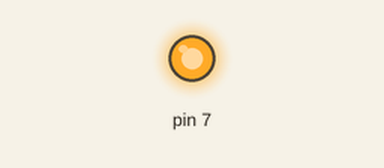
The program below on a simulated Raspberry Pi (header pin numbers). On the bench: output pins drawn as LEDs (lit = HIGH). At 10.0 s the program stops and its outputs stay as they are.

Above: at 0.1 s.
At 10.1 s:
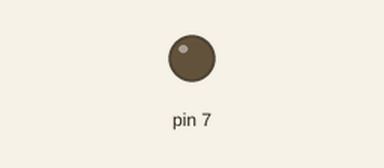
Timing chart, 0 to 11.5 s (numbered marks = the images above):
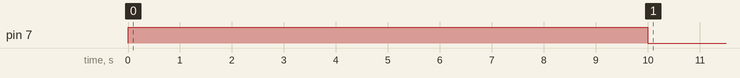

The program:

led_onoff2.py
```python
import RPi.GPIO as GPIO
import time
GPIO.setwarnings(False)
GPIO.setmode(GPIO.BOARD)
GPIO.setup(7, GPIO.OUT)

GPIO.output(7, True)
time.sleep(10)
# turn off pin #7
GPIO.output(7, False)


# must clean up
GPIO.cleanup()
```

Measured:
- by itself, pin 7: LOW → HIGH at 0.00 s, → LOW 10.0 s later
